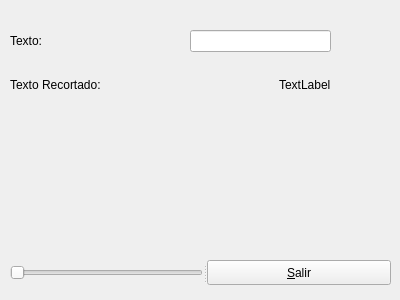
<?xml version="1.0" encoding="UTF-8"?>
<ui version="4.0">
 <class>Form</class>
 <widget class="QWidget" name="Form">
  <property name="geometry">
   <rect>
    <x>0</x>
    <y>0</y>
    <width>400</width>
    <height>300</height>
   </rect>
  </property>
  <property name="windowTitle">
   <string>Form</string>
  </property>
  <widget class="QWidget" name="layoutWidget">
   <property name="geometry">
    <rect>
     <x>10</x>
     <y>30</y>
     <width>321</width>
     <height>81</height>
    </rect>
   </property>
   <layout class="QVBoxLayout" name="verticalLayout">
    <item>
     <layout class="QHBoxLayout" name="horizontalLayout">
      <item>
       <widget class="QLabel" name="label">
        <property name="text">
         <string>Texto:</string>
        </property>
       </widget>
      </item>
      <item>
       <spacer name="horizontalSpacer">
        <property name="orientation">
         <enum>Qt::Horizontal</enum>
        </property>
        <property name="sizeHint" stdset="0">
         <size>
          <width>40</width>
          <height>20</height>
         </size>
        </property>
       </spacer>
      </item>
      <item>
       <widget class="QLineEdit" name="lineEdit"/>
      </item>
     </layout>
    </item>
    <item>
     <layout class="QHBoxLayout" name="horizontalLayout_2">
      <item>
       <widget class="QLabel" name="label_4">
        <property name="text">
         <string>Texto Recortado:</string>
        </property>
       </widget>
      </item>
      <item>
       <spacer name="horizontalSpacer_2">
        <property name="orientation">
         <enum>Qt::Horizontal</enum>
        </property>
        <property name="sizeHint" stdset="0">
         <size>
          <width>40</width>
          <height>20</height>
         </size>
        </property>
       </spacer>
      </item>
      <item>
       <widget class="MyLabel" name="label_5">
        <property name="text">
         <string>TextLabel</string>
        </property>
       </widget>
      </item>
     </layout>
    </item>
   </layout>
  </widget>
  <widget class="QSplitter" name="splitter_2">
   <property name="geometry">
    <rect>
     <x>10</x>
     <y>260</y>
     <width>381</width>
     <height>25</height>
    </rect>
   </property>
   <property name="orientation">
    <enum>Qt::Horizontal</enum>
   </property>
   <widget class="QSlider" name="horizontalSlider">
    <property name="maximum">
     <number>10</number>
    </property>
    <property name="pageStep">
     <number>10</number>
    </property>
    <property name="orientation">
     <enum>Qt::Horizontal</enum>
    </property>
   </widget>
   <widget class="QPushButton" name="pushButton">
    <property name="text">
     <string>&amp;Salir</string>
    </property>
   </widget>
  </widget>
 </widget>
 <customwidgets>
  <customwidget>
   <class>MyLabel</class>
   <extends>QLabel</extends>
   <header>MyLabel.h</header>
   <slots>
    <slot>TruncarLabel(int)</slot>
   </slots>
  </customwidget>
 </customwidgets>
 <resources/>
 <connections>
  <connection>
   <sender>pushButton</sender>
   <signal>clicked()</signal>
   <receiver>Form</receiver>
   <slot>close()</slot>
   <hints>
    <hint type="sourcelabel">
     <x>319</x>
     <y>274</y>
    </hint>
    <hint type="destinationlabel">
     <x>337</x>
     <y>222</y>
    </hint>
   </hints>
  </connection>
  <connection>
   <sender>lineEdit</sender>
   <signal>textChanged(QString)</signal>
   <receiver>label_5</receiver>
   <slot>setText(QString)</slot>
   <hints>
    <hint type="sourcelabel">
     <x>321</x>
     <y>44</y>
    </hint>
    <hint type="destinationlabel">
     <x>281</x>
     <y>100</y>
    </hint>
   </hints>
  </connection>
  <connection>
   <sender>horizontalSlider</sender>
   <signal>valueChanged(int)</signal>
   <receiver>label_5</receiver>
   <slot>TruncarLabel(int)</slot>
   <hints>
    <hint type="sourcelabel">
     <x>157</x>
     <y>262</y>
    </hint>
    <hint type="destinationlabel">
     <x>267</x>
     <y>90</y>
    </hint>
   </hints>
  </connection>
 </connections>
</ui>
